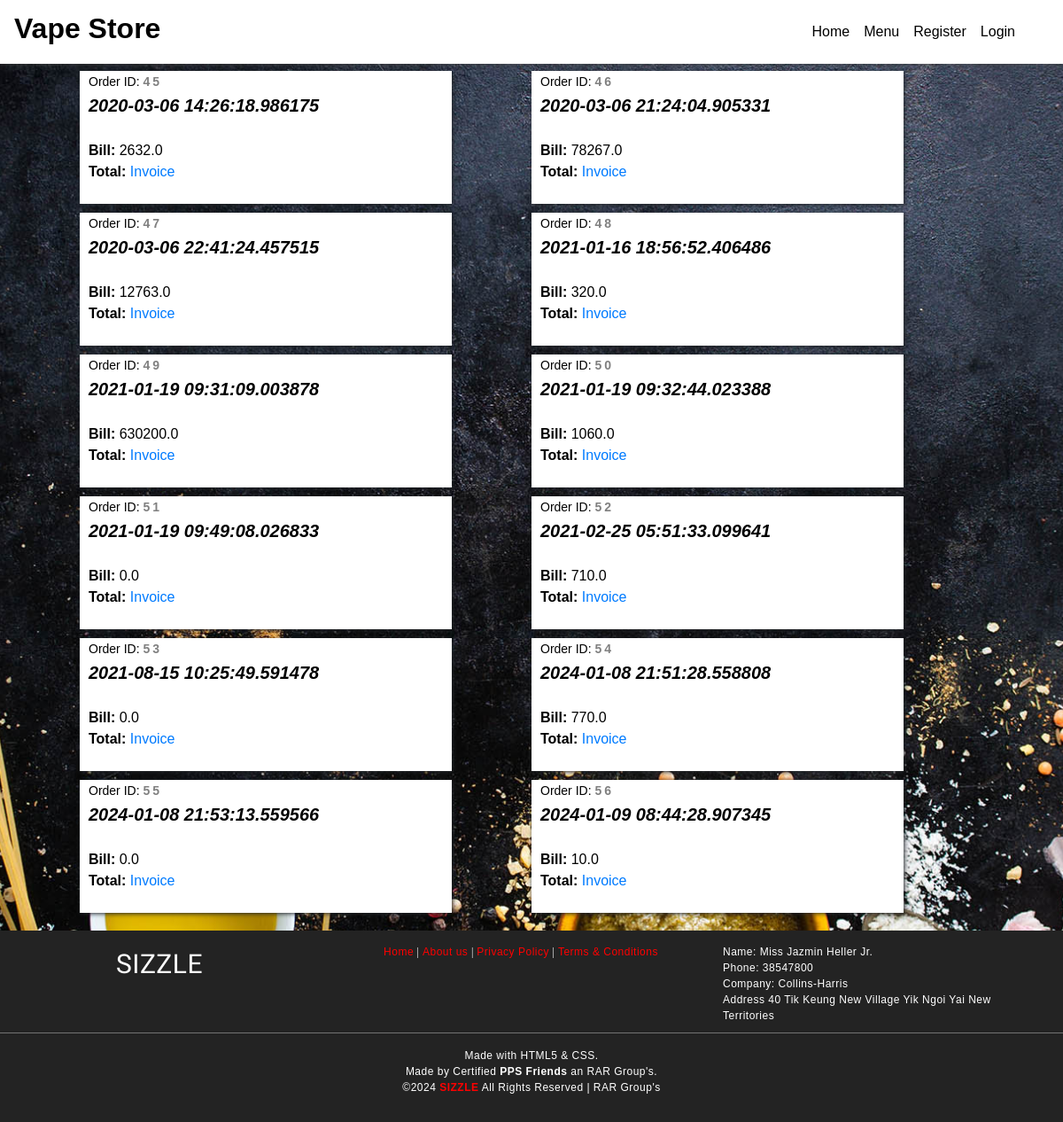
The page /orders on the database its author committed.
### foodapp/models.py (models this page shows)
class Order(models.Model):
	OrderId   = models.AutoField(primary_key=True)
	CustEmail = models.CharField(max_length=30)
	OrderDate = models.CharField(max_length=40)
	TotalBill = models.FloatField(max_length=50)
	class Meta:
		db_table = "FP_Order"

### foodapp/views.py (the view)
# urls.py: path('orders',views.getorder),
def getorder(request):
	orders = Order.objects.all()
	return render(request,'orderlist.html',{'orderlist':orders})

### Templates/foodapp/orderlist.html (shortened to what this page needs)
<!DOCTYPE html>
<html lang="en" dir="ltr">
  <head>
	{% load static %}
    <link rel="stylesheet" type="text/css" href="{% static 'css/imperial_style.css' %}" />
    <link rel="stylesheet" type="text/css" href="{% static 'css/master.css' %}" />
    <link rel="stylesheet" href="https://use.fontawesome.com/releases/v5.7.2/css/all.css">
    <link rel="stylesheet" href="https://use.fontawesome.com/releases/v5.3.1/css/all.css">
<link rel="stylesheet" href="https://stackpath.bootstrapcdn.com/bootstrap/4.4.1/css/bootstrap.min.css">
  </head>
    <nav class="navbar navbar-expand-lg navbar-light" style="position: fixed;width:100%;background-image: linear-gradient(180deg,#FFF,#FFF);box-shadow: 0px 0px 7px 0px #404040;">
      <a class="navbar-brand" href="/"><h2 style="color:black;font-family:sans-serif;font-weight:bolder;"><b>Vape Store</b></h2></a>
      <div class="collapse navbar-collapse" id="navbarSupportedContent">
        <ul class="navbar-nav" style="margin-left:auto!important;margin-right:30px;">
          <li class="nav-item active">
            <a class="nav-link" id="nav-link" href="home">Home <span class="sr-only">(current)</span></a>
          </li>
          <li class="nav-item active">
            <a class="nav-link" id="nav-link" href="allfood">Menu <span class="sr-only">(current)</span></a>
          </li>
          {% if request.session.CustId is None and request.session.AdminId is None %}
          <li class="nav-item active">
            <a class="nav-link" id="nav-link" href="addcustomer">Register <span class="sr-only">(current)</span></a>
          </li>
          {% endif %}
          {% if request.session.CustId is None and request.session.AdminId is None %}
          <li class="nav-item active">
            <a class="nav-link" id="nav-link" href="login">Login <span class="sr-only">(current)</span></a>
          </li>
          {% endif %}
        </ul>
      </div>
    </nav>
    <main style="margin-top:80px;">
      <form action="placeorder" method="post">
{% for o in orderlist %}
      <div class="" style="background:#FFF;position: static;width:35%;height:150px;margin-left: 7.5%;float:left;box-shadow:1px 1px 5px;margin-bottom:10px;">
        <span style="color:black;float:left;margin-left:10px;"><span style="font-size:14px;">Order ID: <b style="letter-spacing: 3px;color: grey;">{{o.OrderId}}</b></span><br /><b style="font-size:20px;"><i>{{o.OrderDate}}</i></b><br/>
<br />
<tr>
<td><b>Bill:  </b></td><td>{{o.TotalBill}}</td><br /><td><b>Total:  </b></td><td id="tlp" style="color:black;"></td>
</tr><a href="#">Invoice</a>
      </span>
      </div>
      {% endfor %}
    </form>
    </main>
    <footer>
      <div class="foot-con">
        <div class="fo-cont-1">
            SIZZLE
        </div>
        <div class="fo-cont-2">
          <a class="ext-link" href="#">Home</a> |
            <a class="ext-link" href="#">About us</a> |
              <a class="ext-link" href="#">Privacy Policy</a> |
                <a class="ext-link" href="#">Terms & Conditions</a>
        </div>
        <div class="fo-cont-3">
          Name:	Miss Jazmin Heller Jr.<br />
Phone:	38547800<br />
Company:	Collins-Harris<br />
Address	40 Tik Keung New Village Yik Ngoi Yai New Territories
        </div>
      </div><hr style="background-color: grey;margin-top:0px;"/>Made with HTML5 & CSS.<br />
      Made by Certified <b>PPS Friends</b> an RAR Group's.<br />
      ©<script type='text/javascript'>var creditsyear = new Date();document.write(creditsyear.getFullYear());</script> <a class="ext-link" href="/"><b>SIZZLE</b></a> All Rights Reserved | RAR Group's
    </footer>
  </body>
</html>

### foodapp/static/css/imperial_style.css (style rules this page uses)
* { margin: 0; padding: 0; font-family: sans-serif; box-sizing: border-box; text-decoration: none; }
a { color: red; }
#nav-link { font-family: sans-serif; font-weight: 400; color:black; }
footer { margin-top: 10px; padding-top: 15px; padding-bottom: 30px; background-color: #232323; color: white; font-family: sans-serif; font-size:12px; font-weight: normal; letter-spacing: 0.5px; text-align: center; flex-shrink: 0; }
.foot-con { width: 100%; height: 100px; overflow: hidden; }
.fo-cont-1 { width:30%; float: left; text-align: center; font-size: 30px; font-weight: normal; font-family: 'Bevan', cursive; overflow: hidden; }
.fo-cont-2 { width:38%; float: left; font-size: 12px; text-align: center; font-weight: normal; font-family: 'Ultra', serif; overflow: hidden; }
.fo-cont-3 { width:30%; float: left; font-size: 12px; text-align: left; }

### foodapp/static/css/master.css (style rules this page uses)
* { margin: 0; padding: 0; font-family: sans-serif; box-sizing: border-box; text-decoration: none; }
main { margin-top: 50px; flex: 1 0 auto; }
footer { margin-top: 10px; padding-top: 15px; padding-bottom: 30px; background-color: #232323; color: white; font-family: sans-serif; font-size:12px; font-weight: normal; letter-spacing: 0.5px; text-align: center; flex-shrink: 0; }
.ext-link { color: red; }
.foot-con { width: 100%; height: 100px; overflow: hidden; }
.fo-cont-1 { width:30%; float: left; text-align: center; font-size: 30px; font-weight: normal; color: ; font-family: 'Bevan', cursive; overflow: hidden; }
.fo-cont-2 { width:38%; float: left; font-size: 12px; text-align: center; font-weight: normal; color: ; font-family: 'Ultra', serif; overflow: hidden; }
.fo-cont-3 { width:30%; float: left; font-size: 12px; text-align: left; }

### rows shown on the page
Order: OrderId "45", OrderDate "2020-03-06 14:26:18.986175", TotalBill "2632.0"
Order: OrderId "46", OrderDate "2020-03-06 21:24:04.905331", TotalBill "78267.0"
Order: OrderId "47", OrderDate "2020-03-06 22:41:24.457515", TotalBill "12763.0"
Order: OrderId "48", OrderDate "2021-01-16 18:56:52.406486", TotalBill "320.0"
Order: OrderId "49", OrderDate "2021-01-19 09:31:09.003878", TotalBill "630200.0"
Order: OrderId "50", OrderDate "2021-01-19 09:32:44.023388", TotalBill "1060.0"
Order: OrderId "51", OrderDate "2021-01-19 09:49:08.026833", TotalBill "0.0"
Order: OrderId "52", OrderDate "2021-02-25 05:51:33.099641", TotalBill "710.0"
Order: OrderId "53", OrderDate "2021-08-15 10:25:49.591478", TotalBill "0.0"
Order: OrderId "54", OrderDate "2024-01-08 21:51:28.558808", TotalBill "770.0"
Order: OrderId "55", OrderDate "2024-01-08 21:53:13.559566", TotalBill "0.0"
Order: OrderId "56", OrderDate "2024-01-09 08:44:28.907345", TotalBill "10.0"
